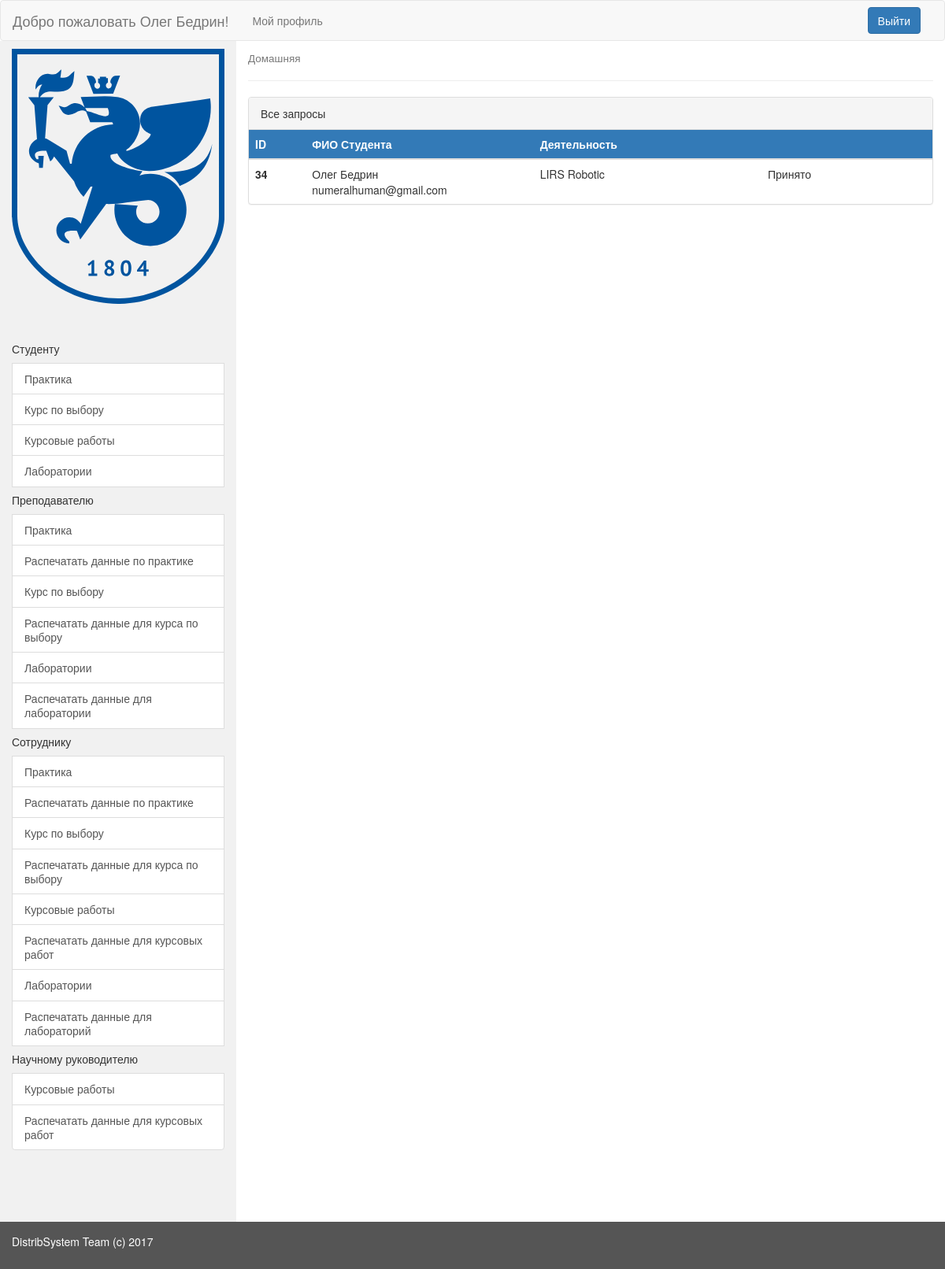
Screenshot of /distribution/my_profile/23/professor/Practice/view_requests (signed in) with the database file from the repository.
### choose_distrib/models.py (models this page shows, shortened)
class Request(models.Model):
    student = models.ForeignKey(User, on_delete=models.CASCADE)
    container = models.ForeignKey(Container, on_delete=models.CASCADE)
    STATUS = (
        (0, 'SENDED'),
        (1, 'ACCEPTED'),
        (2, 'DECLINED'),
    )
    status = models.IntegerField(
        default=0,
        validators=[MaxValueValidator(2), MinValueValidator(0)],
        choices=STATUS
    )
    REQUESTTYPE = (
        ('Laboratory', 'laboratory'),
        ('Course', 'course'),
        ('Practice', 'practice'),
        ('ScienceHead', 'science_director')
    )
    request_type = models.CharField(max_length=20, choices=REQUESTTYPE)
    send_date = models.DateTimeField(auto_now_add=True)
    change_date = models.DateField(auto_now=True)

class Container(models.Model):
    container_name = models.CharField(max_length=100, verbose_name='Название')
    container_director = models.ManyToManyField(User)
    container_capacity = models.IntegerField(
        default=0,
        validators=[MaxValueValidator(300), MinValueValidator(0)]
    )
    CONTAINERCHOISE = (
        ('Laboratory', 'laboratory'),
        ('Course', 'course'),
        ('Practice', 'practice'),
        ('ScienceHead', 'science_director')
    )
    container_type = models.CharField(max_length=20, choices=CONTAINERCHOISE)
    def __str__(self):
        return self.container_name

### choose_distrib/views.py (the view)
# urls.py: url(r'^(?P<request_type>[A-z]+)/(?P<action_type>[A-z]+)$', views.professor_form, name='professor')])),
def professor_form(request, user_id, request_type, action_type):
    user = request.user
    context = {}
    containers = list(Container.objects.filter(container_director=user))
    requests = []
    try:
        for container in containers:
            requests.append(list(Request.objects.filter(request_type=request_type, container=container).order_by('send_date')))
        context = {
            'user_id': user_id,
            "requests": requests,
        }
    except:
        messages.add_message(request, messages.INFO, 'Список заявок пуст')
    context.update(base_context(request))
    if action_type == 'view_requests':
        return render(request, 'accounts/parts/requests_table_with_buttons.html', context)
    if action_type == 'print_requests':
        return render(request, 'accounts/parts/print_template.html', context)

### userroles/utils.py (called while the page is built)
def get_entity_from_db(user, name):
    model = None
    try :
        model=getattr(module, name).objects.get(user=user)
        if model is not None:
            return model
    except:
        return None

### userroles/views.py (called while the page is built)
@login_required(login_url='/accounts/login')
def base_context(request):
    user = request.user
    is_student = get_entity_from_db(user, 'Student')
    is_cooperator = get_entity_from_db(user, 'Cooperator')
    is_professor = get_entity_from_db(user, 'Professor')
    is_sci_director = get_entity_from_db(user, 'ScientificDirector')
    context = {
        "user_id": user.id,
        "user_surname": user.last_name,
        "user_name": user.first_name,
        "user_email": user.email,
        "user_username": user.username,
        "is_student": is_student,
        "is_professor": is_professor,
        "is_cooperator": is_cooperator,
        "is_sci_director": is_sci_director
    }
    return context

### userroles/templates/accounts/parts/requests_table_with_buttons.html (shortened to what this page needs)
{% extends 'accounts/my_profile.html' %}
{% block content %}
<div class="panel panel-default">
  <div class="panel-heading">Все запросы</div>
  {% if requests %}
    <table class="table table-hover">
      <thead>
          <tr>
            <th class="col-sm-1 bg-primary th-align-and-text-size">ID</th>
            <th class="col-lg-4 bg-primary th-align-and-text-size">ФИО Студента</th>
            <th class="col-lg-4 bg-primary th-align-and-text-size">Деятельность</th>
            <th class="col-lg-4 bg-primary"></th>
          </tr>
      </thead>
      <tbody class="table-striped">
          {% for list in requests %}
            {% for req in list %}
              <tr>
                <th scope="row">{{ req.id }}</th>
                <td><span id="space">{{ req.student.first_name }} {{ req.student.last_name }}<br>{{ req.student.email }}</span></td>
                <td>{{ req.container }}</td>
                <td>
                  <div id="butn{{ req.id }}">
                  </div>
                </td>
              </tr>
            {% endfor %}
          {% endfor %}
      </tbody>
    </table>
  {% else %}
    <div class="h2-margin">
        <h2>На текущий момент нет запросов.</h2>
    </div>
  {% endif %}
</div>
{% endblock %}

### userroles/templates/accounts/my_profile.html (shortened to what this page needs)
{% load static %}
<!DOCTYPE html>
<html lang="en">
  <head>
    <link href="{% static 'userroles/css/bootstrap.min.css' %}" rel="stylesheet" type="text/css">
    <link rel="stylesheet" type="text/css" href="{% static 'userroles/css/style.css' %}">
  </head>
  <body>
    <nav class="navbar navbar-default">
      <div class="container-fluid">
        <div class="navbar-header">
          <a class="navbar-brand" href="{% url 'userroles:profile' user_id %}" >Добро пожаловать {{ user_name }} {{ user_surname }}!</a>
        </div>
        <div class="collapse navbar-collapse" id="topNavBar">
          <ul class="nav navbar-nav">
            <li class="">
              <a href="{% url 'userroles:profile' user_id %}">Мой профиль</a>
            </li>
          </ul>
          <form class="navbar-form navbar-right" action="{% url 'userroles:logout' %}">
            <button class="btn btn-primary" type="submit">Выйти</button>
          </form>
        </div>
      </div>
    </nav>
    <div class="container-fluid">
      <div class="row content">
        <div class="col-sm-3 sidenav">
          <img class="image-padding" src="{% static "userroles/img/profile_logo.svg" %}">
          <div class="list-group">
            <br><br>
            {% if is_student %}
              {% include "accounts/parts/menus/student_menu.html" %}
            {% endif %}
            {% if is_professor %}
              {% include "accounts/parts/menus/professor_menu.html" %}
            {% endif %}
            {% if is_cooperator %}
              {% include "accounts/parts/menus/cooperator_menu.html" %}
            {% endif %}
            {% if is_sci_director %}
              {% include "accounts/parts/menus/sci_dir_menu.html" %}
            {% endif %}
          </div>
        </div>
        <div class="col-sm-9">
          <h4><small>Домашняя</small></h4>
          <hr>
          {% block content %}
          {% endblock %}
        </div>
      </div>
    </div>
    <footer class="container-fluid">
      <p>DistribSystem Team (c) 2017</p>
    </footer>
  </body>
</html>

### userroles/static/userroles/css/style.css (style rules this page uses)
.image-padding { padding-top: 10px; }
.row.content { height: 1500px }
.sidenav { background-color: #f1f1f1; height: 100%; }
footer { background-color: #555; color: white; padding: 15px; }
.table>thead>tr { background-color: #0074D9; color:#ffffff; }
.navbar { margin-bottom: 0px; }

### rows the page displays
Request: id "34", student.first_name "Олег", student.last_name "Бедрин", student.email "numeralhuman@gmail.com", container "LIRS Robotic"

### other values shown
{{ user_name }} "Олег"
{{ user_surname }} "Бедрин"
